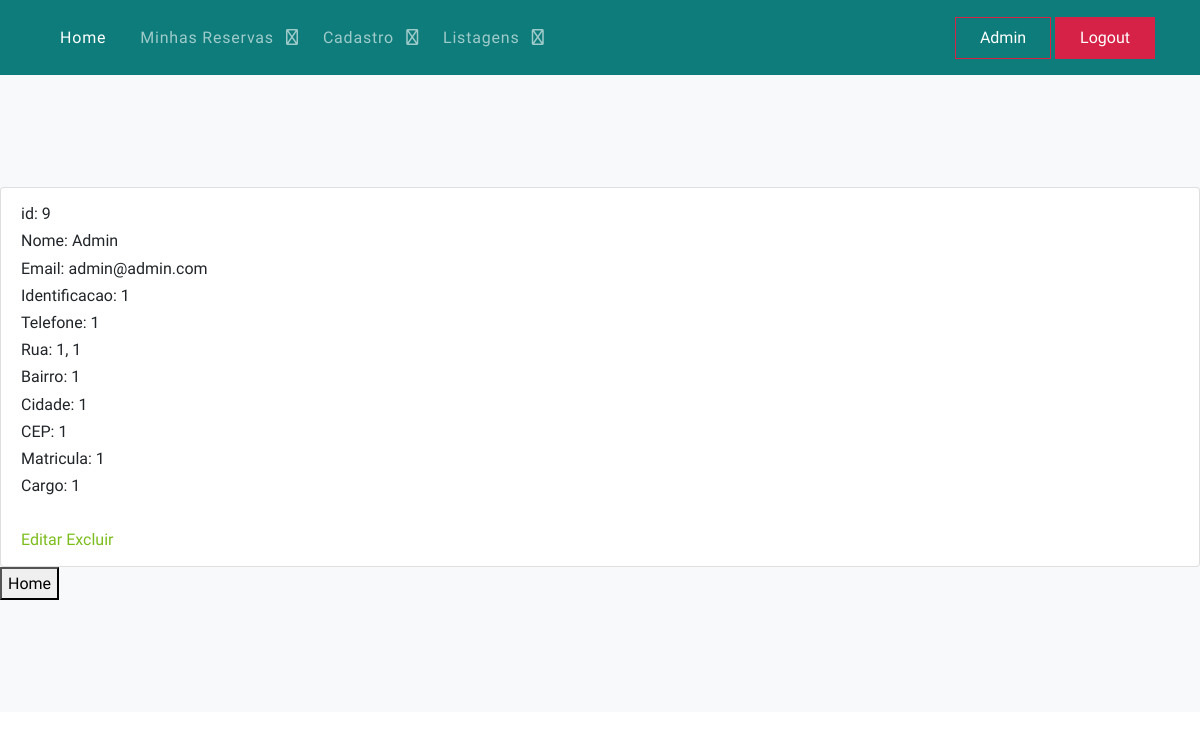
/accounts/listagemAdministradores/ (signed in), run on the app's committed database.
### core/models.py (models this page shows, shortened)
class Pessoa(models.Model):
    nome = models.CharField(max_length=100, verbose_name='Nome')
    identificacao = models.IntegerField(default=0, verbose_name='Identificação')
    telefone = models.IntegerField(default=0, verbose_name='Telefone')
    endereco = models.ForeignKey(Endereco, on_delete=models.DO_NOTHING, verbose_name='Endereço')
    user = models.ForeignKey(CustomUser, on_delete=models.DO_NOTHING, verbose_name='User')  # verificar se é assim
    class Meta:
        verbose_name_plural = 'Pessoas'

class Administrador(Pessoa):
    matricula = models.IntegerField(default=0, verbose_name='Matrícula')
    cargo = models.CharField(max_length=100, verbose_name='Cargo')
    isActive = models.BooleanField(default=True, verbose_name='Ativo?')
    class Meta:
        verbose_name_plural = 'Administradores'

class Pessoa(models.Model):
    nome = models.CharField(max_length=100, verbose_name='Nome')
    identificacao = models.IntegerField(default=0, verbose_name='Identificação')
    telefone = models.IntegerField(default=0, verbose_name='Telefone')
    endereco = models.ForeignKey(Endereco, on_delete=models.DO_NOTHING, verbose_name='Endereço')
    user = models.ForeignKey(CustomUser, on_delete=models.DO_NOTHING, verbose_name='User')  # verificar se é assim
    class Meta:
        verbose_name_plural = 'Pessoas'

class Endereco(models.Model):
    rua = models.CharField(max_length=100, verbose_name='Rua')
    cidade = models.CharField(max_length=50, verbose_name='Cidade')
    numero = models.IntegerField(default=0, verbose_name='Número')
    bairro = models.CharField(max_length=50, verbose_name='Bairro')
    cep = models.IntegerField(default=0000000, verbose_name='CEP')
    longitude = models.FloatField(default=0.00, verbose_name='Longitude')
    latitude = models.FloatField(default=0.00, verbose_name='Latitude')
    class Meta:
        verbose_name_plural = 'Endereços'

### users/models.py (models this page shows, shortened)
class CustomUser(AbstractUser):
    username = None
    email = models.EmailField(_("email address"), unique=True)
    USERNAME_FIELD = "email"
    REQUIRED_FIELDS = []
    objects = CustomUserManager()

### core/views.py (the view)
# urls.py: path('accounts/listagemAdministradores/', listagemAdministradores, name='url_listagem_administradores'),
@login_required
@user_passes_test(checkGroupAdmin)
def listagemAdministradores(request):
    if request.POST and request.POST['input_pesquisa']:
        dados = Administrador.objects.filter(pessoa__nome__icontains=request.POST['input_pesquisa'])
    else:
        dados = Administrador.objects.all()
    contexto = {'dados': dados, 'text_input': 'Digite o nome', 'listagem': 'listagem'}
    return render(request, 'core/listagem_administradores.html', contexto)

### core/templatetags/template_extras.py (called while the page is built)
@register.filter(name='has_group')
def has_group(user, group_name):
    return user.groups.filter(name=group_name).exists()

### core/views.py (called while the page is built)
def checkGroupAdmin(user):
    return user.groups.filter(name='Administradores').exists()

### core/templates/core/listagem_administradores.html (shortened to what this page needs)
{% extends 'base.html' %}
{% load static %}
{% block main %}
    <ul class="list-group">
        {% for i in dados %}
            {% if i.isActive == True %}
                <li class="list-group-item">
                    id: {{ i.id }} <br>
                    Nome: {{ i.nome }} <br>
                    Email: {{ i.user.email }} <br>
                    Identificacao: {{ i.identificacao }} <br>
                    Telefone: {{ i.telefone }} <br>
                    Rua: {{ i.endereco.rua }}, {{ i.endereco.numero }} <br>
                    Bairro: {{ i.endereco.bairro }}<br>
                    Cidade: {{ i.endereco.cidade }} <br>
                    CEP: {{ i.endereco.cep }} <br>
                    Matricula: {{ i.matricula }} <br>
                    Cargo: {{ i.cargo }} <br>
                    <br>
                    <a href="{% url 'url_altera_administrador' i.id %}">Editar</a>
                    <a href="{% url 'url_exclui_administrador' i.id %}">Excluir</a>
                </li>
            {% endif %}
        {% empty %}
            Não há administradores cadastrados.
        {% endfor %}
    </ul>
    <button onclick="window.location.href='/'">Home</button>
{% endblock %}

### static_files/css/style.css (style rules this page uses)
body { line-height: 1.7; color: #4d4d4d; font-weight: 400; font-size: 1rem; }

### data on the page
Administrador: id "9", nome "Admin", user.email "admin@admin.com", identificacao "1", telefone "1", endereco.rua "1", endereco.numero "1", endereco.bairro "1", endereco.cidade "1", endereco.cep "1", matricula "1", cargo "1"
